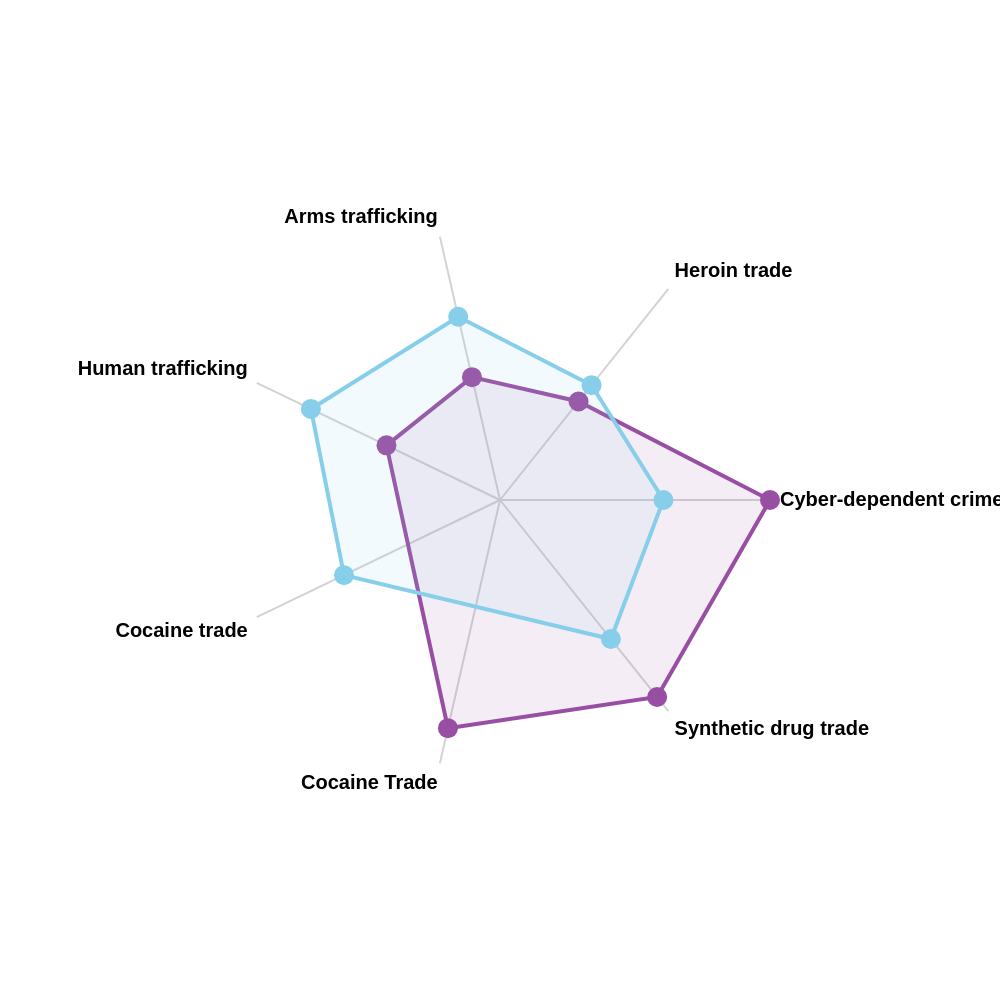

Write the Vega-Lite specification saved for this chart.
### Vega specification from a JSON file in a GitHub repository (floating-point values rounded to 4 significant figures)
{"$schema": "https://vega.github.io/schema/vega/v5.json", "description": "A radar chart example, showing multiple dimensions in a radial layout.", "width": 500, "height": 500, "padding": 115, "autosize": {"type": "none", "contains": "padding"}, "signals": [{"name": "radius", "update": "width / 2"}], "data": [{"name": "table", "values": [{"Country": "Australia", "category": "Human trafficking", "value": 3.5}, {"Country": "Australia", "category": "Arms trafficking", "value": 3.5}, {"Country": "Australia", "category": "Heroin trade", "value": 3.5}, {"Country": "Australia", "category": "Cyber-dependent crimes", "value": 7.5}, {"Country": "Australia", "category": "Synthetic drug trade", "value": 7.0}, {"Country": "Australia", "category": "Cocaine Trade", "value": 6.5}, {"Country": "Rest of World", "category": "Human trafficking", "value": 5.83}, {"Country": "Rest of World", "category": "Arms trafficking", "value": 5.22}, {"Country": "Rest of World", "category": "Heroin trade", "value": 4.08}, {"Country": "Rest of World", "category": "Cyber-dependent crimes", "value": 4.54}, {"Country": "Rest of World", "category": "Synthetic drug trade", "value": 4.94}, {"Country": "Rest of World", "category": "Cocaine trade", "value": 4.81}]}, {"name": "countries", "source": "table", "transform": [{"type": "aggregate", "groupby": ["category"]}]}], "scales": [{"name": "angular", "type": "point", "range": {"signal": "[-PI, PI]"}, "padding": 0.5, "domain": {"data": "countries", "field": "category"}}, {"name": "radial", "type": "linear", "range": {"signal": "[0, radius]"}, "zero": true, "nice": false, "domain": {"data": "table", "field": "value"}, "domainMin": 0}, {"name": "color", "type": "ordinal", "domain": ["Australia", "Rest of World"], "range": ["#984ea3", "skyblue"]}], "encode": {"enter": {"x": {"signal": "radius"}, "y": {"signal": "radius"}}}, "marks": [{"type": "group", "name": "categories", "zindex": 2, "from": {"facet": {"data": "table", "name": "facet", "groupby": ["Country"]}}, "marks": [{"type": "line", "name": "category-line", "from": {"data": "facet"}, "zindex": 0, "encode": {"enter": {"interpolate": {"value": "linear-closed"}, "x": {"signal": "scale('radial', datum.value) * cos(scale('angular', datum.category))"}, "y": {"signal": "scale('radial', datum.value) * sin(scale('angular', datum.category))"}, "stroke": {"scale": "color", "field": "Country"}, "strokeWidth": {"value": 2}, "fill": {"scale": "color", "field": "Country"}, "fillOpacity": {"value": 0.1}}}}, {"type": "symbol", "from": {"data": "facet"}, "zindex": 4, "encode": {"enter": {"x": {"signal": "scale('radial', datum.value) * cos(scale('angular', datum.category))"}, "y": {"signal": "scale('radial', datum.value) * sin(scale('angular', datum.category))"}, "fill": {"scale": "color", "field": "Country"}, "size": {"value": 100}, "tooltip": {"signal": "datum.Country + ': ' + format(datum.value, '.2f')"}}}}]}, {"type": "rule", "name": "radial-grid", "from": {"data": "countries"}, "zindex": 0, "encode": {"enter": {"x": {"value": 0}, "y": {"value": 0}, "x2": {"signal": "radius * cos(scale('angular', datum.category))"}, "y2": {"signal": "radius * sin(scale('angular', datum.category))"}, "stroke": {"value": "lightgray"}, "strokeWidth": {"value": 1}}}}, {"type": "text", "name": "key-label", "from": {"data": "countries"}, "zindex": 1, "encode": {"enter": {"x": {"signal": "(radius + 5) * cos(scale('angular', datum.category))"}, "y": {"signal": "(radius + 5) * sin(scale('angular', datum.category))"}, "text": {"field": "category"}, "align": [{"test": "abs(scale('angular', datum.category)) > PI / 2", "value": "right"}, {"value": "left"}], "baseline": [{"test": "scale('angular', datum.category) > 0", "value": "top"}, {"test": "scale('angular', datum.category) == 0", "value": "middle"}, {"value": "bottom"}], "fill": {"value": "black"}, "fontWeight": {"value": "bold"}, "fontSize": {"value": 10}}}}]}
